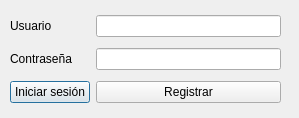
<?xml version="1.0" encoding="UTF-8"?>
<ui version="4.0">
 <class>InicioSesion</class>
 <widget class="QDialog" name="InicioSesion">
  <property name="geometry">
   <rect>
    <x>0</x>
    <y>0</y>
    <width>299</width>
    <height>118</height>
   </rect>
  </property>
  <property name="windowTitle">
   <string>Dialog</string>
  </property>
  <widget class="QLabel" name="labelEstado">
   <property name="geometry">
    <rect>
     <x>240</x>
     <y>340</y>
     <width>63</width>
     <height>20</height>
    </rect>
   </property>
   <property name="text">
    <string/>
   </property>
  </widget>
  <widget class="QWidget" name="gridLayoutWidget">
   <property name="geometry">
    <rect>
     <x>10</x>
     <y>10</y>
     <width>271</width>
     <height>101</height>
    </rect>
   </property>
   <layout class="QGridLayout" name="gridLayout">
    <item row="0" column="0">
     <widget class="QLabel" name="label">
      <property name="text">
       <string>Usuario</string>
      </property>
     </widget>
    </item>
    <item row="2" column="0">
     <widget class="QPushButton" name="btnIniciarSesion">
      <property name="text">
       <string>Iniciar sesión</string>
      </property>
     </widget>
    </item>
    <item row="1" column="0">
     <widget class="QLabel" name="label_2">
      <property name="text">
       <string>Contraseña</string>
      </property>
     </widget>
    </item>
    <item row="2" column="1">
     <widget class="QPushButton" name="btnRegistrar">
      <property name="text">
       <string>Registrar</string>
      </property>
     </widget>
    </item>
    <item row="1" column="1">
     <widget class="QLineEdit" name="lineEditContrasena"/>
    </item>
    <item row="0" column="1">
     <widget class="QLineEdit" name="lineEditUsuario"/>
    </item>
   </layout>
  </widget>
 </widget>
 <resources/>
 <connections/>
</ui>
